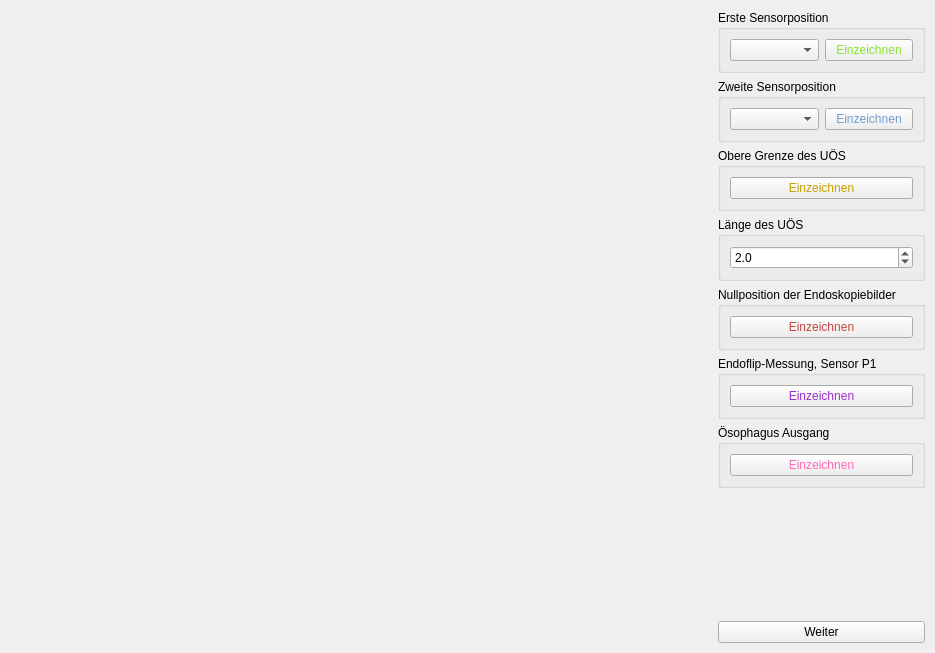
<?xml version="1.0" encoding="UTF-8"?>
<ui version="4.0">
 <class>PositionSelection</class>
 <widget class="QMainWindow" name="PositionSelection">
  <property name="geometry">
   <rect>
    <x>0</x>
    <y>0</y>
    <width>935</width>
    <height>653</height>
   </rect>
  </property>
  <property name="windowTitle">
   <string>Auswahl der benötigten Positionen</string>
  </property>
  <widget class="QWidget" name="centralwidget">
   <layout class="QGridLayout" name="gridLayout_2">
    <property name="leftMargin">
     <number>10</number>
    </property>
    <property name="topMargin">
     <number>10</number>
    </property>
    <property name="rightMargin">
     <number>10</number>
    </property>
    <property name="bottomMargin">
     <number>10</number>
    </property>
    <item row="0" column="0">
     <layout class="QGridLayout" name="gridLayout">
      <property name="sizeConstraint">
       <enum>QLayout::SetDefaultConstraint</enum>
      </property>
      <item row="0" column="0">
       <spacer name="horizontalSpacer">
        <property name="orientation">
         <enum>Qt::Horizontal</enum>
        </property>
        <property name="sizeHint" stdset="0">
         <size>
          <width>40</width>
          <height>0</height>
         </size>
        </property>
       </spacer>
      </item>
     </layout>
    </item>
    <item row="0" column="1">
     <layout class="QGridLayout" name="gridLayout_3">
      <property name="sizeConstraint">
       <enum>QLayout::SetDefaultConstraint</enum>
      </property>
      <item row="3" column="1">
       <widget class="QGroupBox" name="groupBox_4">
        <property name="title">
         <string>Länge des UÖS</string>
        </property>
        <layout class="QVBoxLayout" name="verticalLayout_6">
         <item>
          <layout class="QVBoxLayout" name="verticalLayout_5">
           <item>
            <widget class="QDoubleSpinBox" name="sphinkter_spinbox">
             <property name="decimals">
              <number>1</number>
             </property>
             <property name="minimum">
              <double>1.000000000000000</double>
             </property>
             <property name="maximum">
              <double>5.000000000000000</double>
             </property>
             <property name="singleStep">
              <double>0.100000000000000</double>
             </property>
             <property name="value">
              <double>2.000000000000000</double>
             </property>
            </widget>
           </item>
          </layout>
         </item>
        </layout>
       </widget>
      </item>
      <item row="6" column="1">
       <widget class="QGroupBox" name="groupBox_5">
        <property name="title">
         <string>Ösophagus Ausgang</string>
        </property>
        <layout class="QVBoxLayout" name="verticalLayout_8">
         <item>
          <layout class="QVBoxLayout" name="verticalLayout_7">
           <item>
            <widget class="QPushButton" name="eso_exit_button">
             <property name="styleSheet">
              <string notr="true">color: rgb(255,105,180);</string>
             </property>
             <property name="text">
              <string>Einzeichnen</string>
             </property>
            </widget>
           </item>
          </layout>
         </item>
        </layout>
       </widget>
      </item>
      <item row="7" column="1">
       <spacer name="verticalSpacer">
        <property name="orientation">
         <enum>Qt::Vertical</enum>
        </property>
        <property name="sizeHint" stdset="0">
         <size>
          <width>20</width>
          <height>40</height>
         </size>
        </property>
       </spacer>
      </item>
      <item row="4" column="1" alignment="Qt::AlignTop">
       <widget class="QGroupBox" name="endoscopy_groupbox">
        <property name="sizePolicy">
         <sizepolicy hsizetype="Preferred" vsizetype="Minimum">
          <horstretch>0</horstretch>
          <verstretch>0</verstretch>
         </sizepolicy>
        </property>
        <property name="title">
         <string>Nullposition der Endoskopiebilder</string>
        </property>
        <layout class="QGridLayout" name="gridLayout_6">
         <item row="0" column="0">
          <layout class="QVBoxLayout" name="verticalLayout_2">
           <item>
            <widget class="QPushButton" name="endoscopy_button">
             <property name="styleSheet">
              <string notr="true">color: rgb(191, 71, 64);</string>
             </property>
             <property name="text">
              <string>Einzeichnen</string>
             </property>
             <property name="autoDefault">
              <bool>false</bool>
             </property>
            </widget>
           </item>
          </layout>
         </item>
        </layout>
       </widget>
      </item>
      <item row="0" column="1" alignment="Qt::AlignTop">
       <widget class="QGroupBox" name="groupBox">
        <property name="sizePolicy">
         <sizepolicy hsizetype="Preferred" vsizetype="Minimum">
          <horstretch>0</horstretch>
          <verstretch>0</verstretch>
         </sizepolicy>
        </property>
        <property name="autoFillBackground">
         <bool>false</bool>
        </property>
        <property name="styleSheet">
         <string notr="true"/>
        </property>
        <property name="title">
         <string>Erste Sensorposition</string>
        </property>
        <layout class="QGridLayout" name="gridLayout_4">
         <item row="0" column="0">
          <layout class="QHBoxLayout" name="horizontalLayout">
           <item>
            <widget class="QComboBox" name="first_combobox"/>
           </item>
           <item>
            <widget class="QPushButton" name="first_sensor_button">
             <property name="styleSheet">
              <string notr="true">color: rgb(138, 226, 52);</string>
             </property>
             <property name="text">
              <string>Einzeichnen</string>
             </property>
             <property name="autoDefault">
              <bool>false</bool>
             </property>
            </widget>
           </item>
          </layout>
         </item>
        </layout>
       </widget>
      </item>
      <item row="1" column="1" alignment="Qt::AlignTop">
       <widget class="QGroupBox" name="groupBox_2">
        <property name="sizePolicy">
         <sizepolicy hsizetype="Preferred" vsizetype="Minimum">
          <horstretch>0</horstretch>
          <verstretch>0</verstretch>
         </sizepolicy>
        </property>
        <property name="title">
         <string>Zweite Sensorposition</string>
        </property>
        <layout class="QGridLayout" name="gridLayout_5">
         <item row="0" column="1">
          <widget class="QPushButton" name="second_sensor_button">
           <property name="styleSheet">
            <string notr="true">color: rgb(114, 159, 207);</string>
           </property>
           <property name="text">
            <string>Einzeichnen</string>
           </property>
           <property name="autoDefault">
            <bool>false</bool>
           </property>
          </widget>
         </item>
         <item row="0" column="0">
          <layout class="QVBoxLayout" name="verticalLayout">
           <item>
            <widget class="QComboBox" name="second_combobox"/>
           </item>
          </layout>
         </item>
        </layout>
       </widget>
      </item>
      <item row="2" column="1">
       <widget class="QGroupBox" name="groupBox_3">
        <property name="title">
         <string>Obere Grenze des UÖS</string>
        </property>
        <layout class="QVBoxLayout" name="verticalLayout_4">
         <item>
          <layout class="QVBoxLayout" name="verticalLayout_3">
           <item>
            <widget class="QPushButton" name="sphinkter_button">
             <property name="palette">
              <palette>
               <active>
                <colorrole role="ButtonText">
                 <brush brushstyle="SolidPattern">
                  <color alpha="255">
                   <red>196</red>
                   <green>160</green>
                   <blue>0</blue>
                  </color>
                 </brush>
                </colorrole>
               </active>
               <inactive>
                <colorrole role="ButtonText">
                 <brush brushstyle="SolidPattern">
                  <color alpha="255">
                   <red>196</red>
                   <green>160</green>
                   <blue>0</blue>
                  </color>
                 </brush>
                </colorrole>
               </inactive>
               <disabled>
                <colorrole role="ButtonText">
                 <brush brushstyle="SolidPattern">
                  <color alpha="255">
                   <red>190</red>
                   <green>190</green>
                   <blue>190</blue>
                  </color>
                 </brush>
                </colorrole>
               </disabled>
              </palette>
             </property>
             <property name="text">
              <string>Einzeichnen</string>
             </property>
            </widget>
           </item>
          </layout>
         </item>
        </layout>
       </widget>
      </item>
      <item row="8" column="1">
       <widget class="QPushButton" name="apply_button">
        <property name="sizePolicy">
         <sizepolicy hsizetype="Minimum" vsizetype="Minimum">
          <horstretch>0</horstretch>
          <verstretch>0</verstretch>
         </sizepolicy>
        </property>
        <property name="text">
         <string>Weiter</string>
        </property>
        <property name="autoDefault">
         <bool>false</bool>
        </property>
       </widget>
      </item>
      <item row="5" column="1">
       <widget class="QGroupBox" name="endoflip_groupbox">
        <property name="title">
         <string>Endoflip-Messung, Sensor P1</string>
        </property>
        <layout class="QVBoxLayout" name="verticalLayout_10">
         <item>
          <layout class="QVBoxLayout" name="verticalLayout_9">
           <item>
            <widget class="QPushButton" name="endoflip_button">
             <property name="styleSheet">
              <string notr="true">color: rgb(153,50,204);</string>
             </property>
             <property name="text">
              <string>Einzeichnen</string>
             </property>
            </widget>
           </item>
          </layout>
         </item>
        </layout>
       </widget>
      </item>
     </layout>
    </item>
   </layout>
  </widget>
  <widget class="QMenuBar" name="menubar">
   <property name="geometry">
    <rect>
     <x>0</x>
     <y>0</y>
     <width>935</width>
     <height>22</height>
    </rect>
   </property>
  </widget>
 </widget>
 <resources/>
 <connections/>
</ui>
